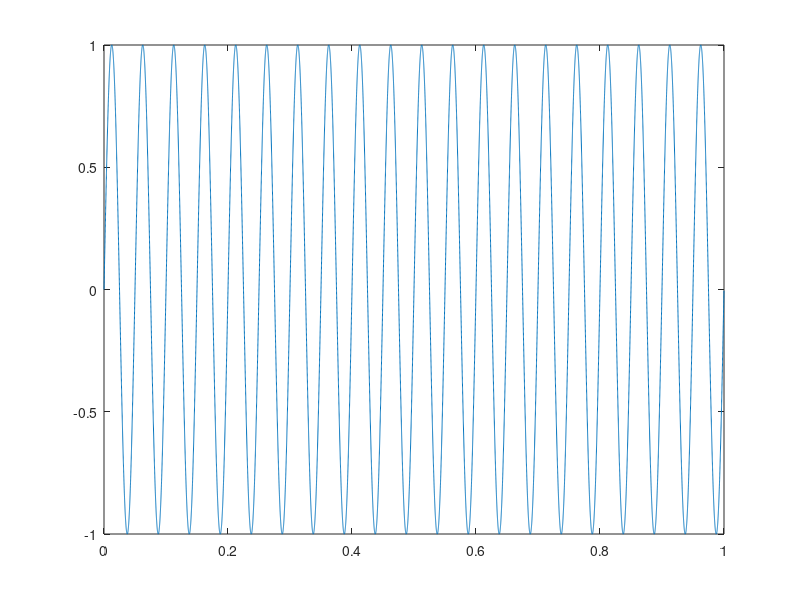

This figure's MATLAB source:
Fs = 24414;
Fp = 200;
L = Fs;

T = 1/Fs;
t = (0:L-1)*T;

% 20 hz sin wave
sin20 = sin(2*pi*20*t);

figure
plot(t,sin20)